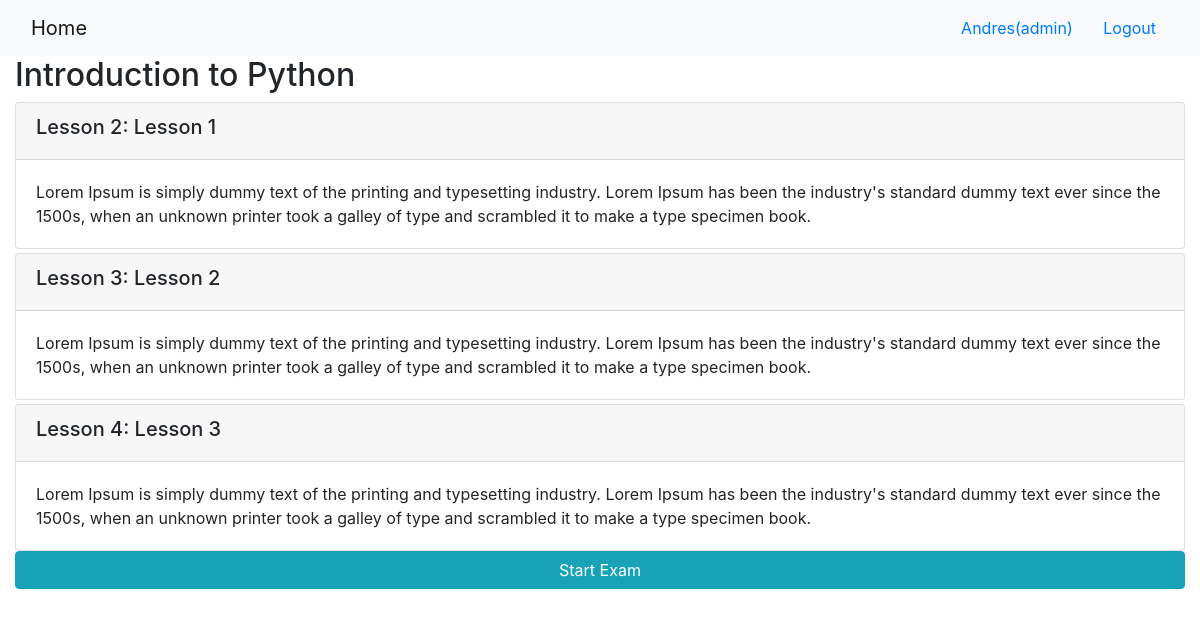
The app's page /onlinecourse/2/ (signed in) with its own data.
### onlinecourse/models.py (models this page shows, shortened)
class Course(models.Model):
    name = models.CharField(null=False, max_length=30, default='online course')
    image = models.ImageField(upload_to='course_images/')
    description = models.CharField(max_length=1000)
    pub_date = models.DateField(null=True)
    instructors = models.ManyToManyField(Instructor)
    users = models.ManyToManyField(settings.AUTH_USER_MODEL, through='Enrollment')
    total_enrollment = models.IntegerField(default=0)
    is_enrolled = False

class Lesson(models.Model):
    title = models.CharField(max_length=200, default="title")
    order = models.IntegerField(default=0)
    course = models.ForeignKey(Course, on_delete=models.CASCADE, related_name='lessons')
    content = models.TextField()

### onlinecourse/views.py (the view)
# urls.py: path('<int:pk>/', views.CourseDetailView.as_view(), name='course_details'),
class CourseDetailView(generic.DetailView):
    model = Course
    template_name = 'onlinecourse/course_detail_bootstrap.html'

### onlinecourse/templates/onlinecourse/course_detail_bootstrap.html (shortened to what this page needs)
<!DOCTYPE html>
<html lang="en">
<head>
     {% load static %}
    <link rel="stylesheet" href="https://maxcdn.bootstrapcdn.com/bootstrap/4.5.2/css/bootstrap.min.css">
</head>
<body>
    <nav class="navbar navbar-light bg-light">
        <div class="container-fluid">
            <div class="navbar-header">
                  <a class="navbar-brand" href="{% url 'onlinecourse:index' %}">Home</a>
            </div>
            <ul class="nav navbar-nav navbar-right">
                {% if user.is_authenticated %}
                <li>
                    <a class="btn btn-link" href="#">{{ user.first_name }}({{ user.username }})</a>
                    <a class="btn btn-link" href="{% url 'onlinecourse:logout' %}">Logout</a>
                </li>
                {% endif %}
            </ul>
        </div>
    </nav>
    <div class="container-fluid">
        <h2>{{ course.name }}</h2>
        <div class="card-columns-vertical">
            {% for lesson in course.lessons.all %}
                <div class="card mt-1">
                    <div class="card-header"><h5>Lesson {{lesson.order|add:1}}: {{lesson.title}}</h5></div>
                    <div class="card-body">{{lesson.content}}</div>
                </div>
            {% endfor %}
        </div>
        <div class="card-columns-vertical">
            {% if user.is_authenticated %}
                <button class="btn btn-info btn-block" data-toggle="collapse" data-target="#exam">Start Exam</button>
            {% endif %}
        </div>
    </div>
</body>
</html>

### records on screen
Course: name "Introduction to Python"
Lesson: order|add "2", title "Lesson 1", content "Lorem Ipsum is simply dummy text of the printing and typesetting industry. Lorem Ipsum has been the industry's standard dummy text ever since the 1500s, when an unknown printer took a galley of type and scrambled it to make a type specimen book."
Lesson: order|add "3", title "Lesson 2", content "Lorem Ipsum is simply dummy text of the printing and typesetting industry. Lorem Ipsum has been the industry's standard dummy text ever since the 1500s, when an unknown printer took a galley of type and scrambled it to make a type specimen book."
Lesson: order|add "4", title "Lesson 3", content "Lorem Ipsum is simply dummy text of the printing and typesetting industry. Lorem Ipsum has been the industry's standard dummy text ever since the 1500s, when an unknown printer took a galley of type and scrambled it to make a type specimen book."

### other values on screen
{{ user.first_name }} "Andres"
{{ user.username }} "admin"
